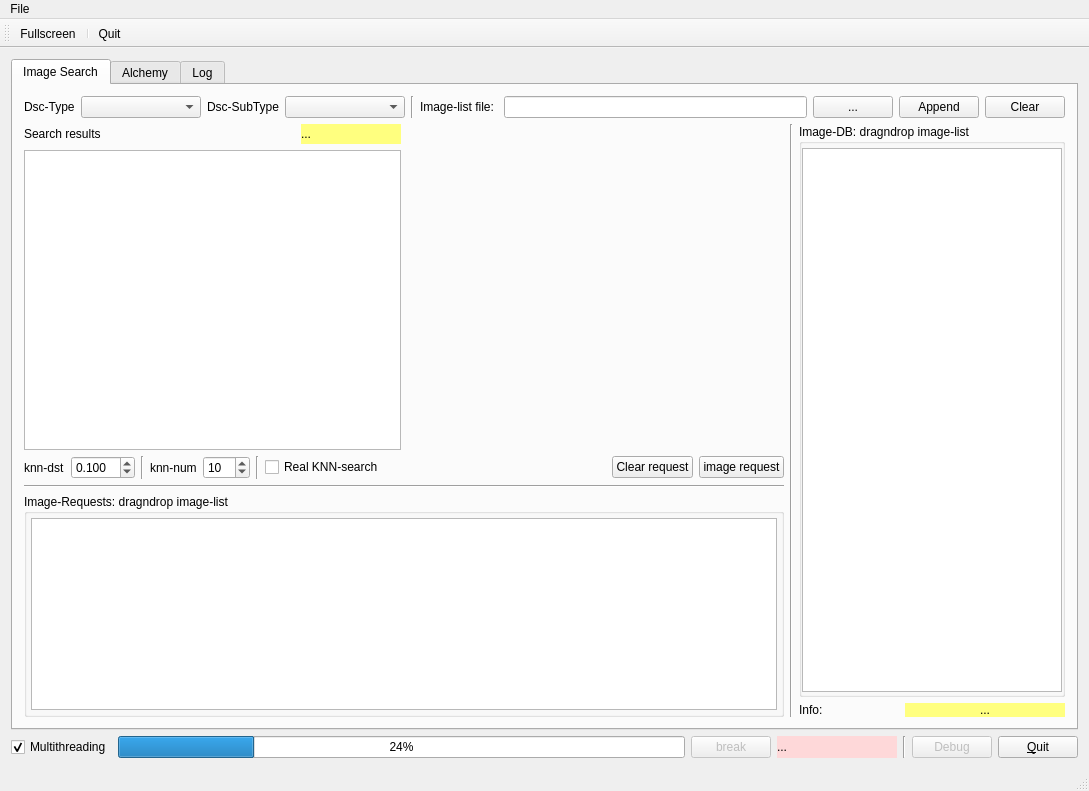
<?xml version="1.0" encoding="UTF-8"?>
<ui version="4.0">
 <class>MainWindow</class>
 <widget class="QMainWindow" name="MainWindow">
  <property name="geometry">
   <rect>
    <x>0</x>
    <y>0</y>
    <width>1089</width>
    <height>791</height>
   </rect>
  </property>
  <property name="windowTitle">
   <string>MainWindow</string>
  </property>
  <property name="windowIcon">
   <iconset resource="images.qrc">
    <normaloff>:/img/img_eipi</normaloff>:/img/img_eipi</iconset>
  </property>
  <widget class="QWidget" name="centralWidget">
   <layout class="QVBoxLayout" name="verticalLayout_4">
    <item>
     <widget class="QTabWidget" name="tabWidget">
      <property name="currentIndex">
       <number>0</number>
      </property>
      <property name="iconSize">
       <size>
        <width>32</width>
        <height>32</height>
       </size>
      </property>
      <widget class="QWidget" name="tab_Search">
       <attribute name="icon">
        <iconset resource="images.qrc">
         <normaloff>:/img/img_find</normaloff>:/img/img_find</iconset>
       </attribute>
       <attribute name="title">
        <string>Image Search</string>
       </attribute>
       <layout class="QVBoxLayout" name="verticalLayout_8">
        <item>
         <layout class="QHBoxLayout" name="horizontalLayout_2">
          <item>
           <widget class="QLabel" name="label_6">
            <property name="text">
             <string>Dsc-Type</string>
            </property>
           </widget>
          </item>
          <item>
           <widget class="QComboBox" name="comboBoxDscTypes">
            <property name="minimumSize">
             <size>
              <width>120</width>
              <height>0</height>
             </size>
            </property>
           </widget>
          </item>
          <item>
           <widget class="QLabel" name="label_8">
            <property name="text">
             <string>Dsc-SubType</string>
            </property>
           </widget>
          </item>
          <item>
           <widget class="QComboBox" name="comboBoxDscSubTypes">
            <property name="minimumSize">
             <size>
              <width>120</width>
              <height>0</height>
             </size>
            </property>
           </widget>
          </item>
          <item>
           <widget class="Line" name="line_6">
            <property name="orientation">
             <enum>Qt::Vertical</enum>
            </property>
           </widget>
          </item>
          <item>
           <widget class="QLabel" name="label_3">
            <property name="text">
             <string>Image-list file: </string>
            </property>
           </widget>
          </item>
          <item>
           <widget class="QLineEdit" name="lineEditPathToImagesCSV">
            <property name="enabled">
             <bool>true</bool>
            </property>
            <property name="readOnly">
             <bool>true</bool>
            </property>
           </widget>
          </item>
          <item>
           <widget class="QPushButton" name="pushButtonSelectImageCSV">
            <property name="text">
             <string>...</string>
            </property>
           </widget>
          </item>
          <item>
           <widget class="QPushButton" name="pushButtonAppendImagesFromCSV">
            <property name="text">
             <string>Append</string>
            </property>
           </widget>
          </item>
          <item>
           <widget class="QPushButton" name="pushButtonClearImageDB">
            <property name="text">
             <string>Clear</string>
            </property>
           </widget>
          </item>
         </layout>
        </item>
        <item>
         <layout class="QHBoxLayout" name="horizontalLayout_5">
          <item>
           <layout class="QVBoxLayout" name="verticalLayout">
            <item>
             <layout class="QHBoxLayout" name="horizontalLayout_11">
              <item>
               <layout class="QVBoxLayout" name="verticalLayout_3">
                <item>
                 <layout class="QHBoxLayout" name="horizontalLayout_10">
                  <item>
                   <widget class="QLabel" name="label_7">
                    <property name="text">
                     <string>Search results</string>
                    </property>
                   </widget>
                  </item>
                  <item>
                   <spacer name="horizontalSpacer_2">
                    <property name="orientation">
                     <enum>Qt::Horizontal</enum>
                    </property>
                    <property name="sizeHint" stdset="0">
                     <size>
                      <width>40</width>
                      <height>20</height>
                     </size>
                    </property>
                   </spacer>
                  </item>
                  <item>
                   <widget class="QLabel" name="labelRequestStatus">
                    <property name="minimumSize">
                     <size>
                      <width>100</width>
                      <height>0</height>
                     </size>
                    </property>
                    <property name="styleSheet">
                     <string notr="true">background-color: rgb(255, 255, 127);</string>
                    </property>
                    <property name="text">
                     <string>...</string>
                    </property>
                   </widget>
                  </item>
                 </layout>
                </item>
                <item>
                 <widget class="QListWidget" name="listWidgetRequestResults">
                  <property name="iconSize">
                   <size>
                    <width>128</width>
                    <height>128</height>
                   </size>
                  </property>
                  <property name="viewMode">
                   <enum>QListView::IconMode</enum>
                  </property>
                 </widget>
                </item>
               </layout>
              </item>
              <item>
               <widget class="QLabel" name="labelSelectedImageRequest">
                <property name="sizePolicy">
                 <sizepolicy hsizetype="Expanding" vsizetype="Expanding">
                  <horstretch>0</horstretch>
                  <verstretch>0</verstretch>
                 </sizepolicy>
                </property>
                <property name="minimumSize">
                 <size>
                  <width>200</width>
                  <height>200</height>
                 </size>
                </property>
                <property name="maximumSize">
                 <size>
                  <width>400</width>
                  <height>400</height>
                 </size>
                </property>
                <property name="text">
                 <string/>
                </property>
                <property name="pixmap">
                 <pixmap resource="images.qrc">:/img/img_eipi</pixmap>
                </property>
                <property name="scaledContents">
                 <bool>false</bool>
                </property>
                <property name="alignment">
                 <set>Qt::AlignCenter</set>
                </property>
                <property name="indent">
                 <number>-1</number>
                </property>
               </widget>
              </item>
             </layout>
            </item>
            <item>
             <layout class="QHBoxLayout" name="horizontalLayout_3">
              <item>
               <widget class="QLabel" name="label">
                <property name="text">
                 <string>knn-dst</string>
                </property>
               </widget>
              </item>
              <item>
               <widget class="QDoubleSpinBox" name="doubleSpinBoxKNNDst">
                <property name="decimals">
                 <number>3</number>
                </property>
                <property name="singleStep">
                 <double>0.100000000000000</double>
                </property>
                <property name="value">
                 <double>0.100000000000000</double>
                </property>
               </widget>
              </item>
              <item>
               <widget class="Line" name="line_4">
                <property name="orientation">
                 <enum>Qt::Vertical</enum>
                </property>
               </widget>
              </item>
              <item>
               <widget class="QLabel" name="label_2">
                <property name="text">
                 <string>knn-num</string>
                </property>
               </widget>
              </item>
              <item>
               <widget class="QSpinBox" name="spinBoxKNNMaxNum">
                <property name="minimum">
                 <number>1</number>
                </property>
                <property name="maximum">
                 <number>999</number>
                </property>
                <property name="value">
                 <number>10</number>
                </property>
               </widget>
              </item>
              <item>
               <widget class="Line" name="line_7">
                <property name="orientation">
                 <enum>Qt::Vertical</enum>
                </property>
               </widget>
              </item>
              <item>
               <widget class="QCheckBox" name="checkBoxUseRealKNN">
                <property name="text">
                 <string>Real KNN-search</string>
                </property>
               </widget>
              </item>
              <item>
               <spacer name="horizontalSpacer">
                <property name="orientation">
                 <enum>Qt::Horizontal</enum>
                </property>
                <property name="sizeHint" stdset="0">
                 <size>
                  <width>40</width>
                  <height>20</height>
                 </size>
                </property>
               </spacer>
              </item>
              <item>
               <widget class="QPushButton" name="pushButtonClearImageRequest">
                <property name="text">
                 <string>Clear request</string>
                </property>
               </widget>
              </item>
              <item>
               <widget class="QPushButton" name="pushButtonRequest">
                <property name="text">
                 <string>image request</string>
                </property>
               </widget>
              </item>
             </layout>
            </item>
            <item>
             <widget class="Line" name="line_3">
              <property name="orientation">
               <enum>Qt::Horizontal</enum>
              </property>
             </widget>
            </item>
            <item>
             <widget class="QGroupBox" name="groupBox">
              <property name="title">
               <string>Image-Requests: dragndrop image-list</string>
              </property>
              <property name="flat">
               <bool>true</bool>
              </property>
              <property name="checkable">
               <bool>false</bool>
              </property>
              <layout class="QVBoxLayout" name="verticalLayout_9">
               <property name="spacing">
                <number>6</number>
               </property>
               <property name="margin">
                <number>4</number>
               </property>
               <item>
                <widget class="DragListView" name="listViewRequestImages">
                 <property name="sizePolicy">
                  <sizepolicy hsizetype="Expanding" vsizetype="Preferred">
                   <horstretch>0</horstretch>
                   <verstretch>0</verstretch>
                  </sizepolicy>
                 </property>
                 <property name="flow">
                  <enum>QListView::LeftToRight</enum>
                 </property>
                </widget>
               </item>
              </layout>
             </widget>
            </item>
           </layout>
          </item>
          <item>
           <widget class="Line" name="line_5">
            <property name="orientation">
             <enum>Qt::Vertical</enum>
            </property>
           </widget>
          </item>
          <item>
           <layout class="QVBoxLayout" name="verticalLayout_2">
            <item>
             <widget class="QGroupBox" name="groupBox_2">
              <property name="title">
               <string>Image-DB: dragndrop image-list</string>
              </property>
              <layout class="QVBoxLayout" name="verticalLayout_10">
               <property name="spacing">
                <number>2</number>
               </property>
               <property name="leftMargin">
                <number>0</number>
               </property>
               <property name="topMargin">
                <number>4</number>
               </property>
               <property name="rightMargin">
                <number>0</number>
               </property>
               <property name="bottomMargin">
                <number>2</number>
               </property>
               <item>
                <widget class="DragListView" name="listViewImageDB">
                 <property name="sizePolicy">
                  <sizepolicy hsizetype="Preferred" vsizetype="Expanding">
                   <horstretch>0</horstretch>
                   <verstretch>0</verstretch>
                  </sizepolicy>
                 </property>
                 <property name="acceptDrops">
                  <bool>true</bool>
                 </property>
                </widget>
               </item>
              </layout>
             </widget>
            </item>
            <item>
             <layout class="QHBoxLayout" name="horizontalLayout_4">
              <item>
               <widget class="QLabel" name="label_4">
                <property name="sizePolicy">
                 <sizepolicy hsizetype="Preferred" vsizetype="Preferred">
                  <horstretch>0</horstretch>
                  <verstretch>0</verstretch>
                 </sizepolicy>
                </property>
                <property name="minimumSize">
                 <size>
                  <width>100</width>
                  <height>0</height>
                 </size>
                </property>
                <property name="text">
                 <string>Info:   </string>
                </property>
               </widget>
              </item>
              <item>
               <widget class="QLabel" name="labelListStatus">
                <property name="sizePolicy">
                 <sizepolicy hsizetype="Preferred" vsizetype="Preferred">
                  <horstretch>0</horstretch>
                  <verstretch>0</verstretch>
                 </sizepolicy>
                </property>
                <property name="minimumSize">
                 <size>
                  <width>160</width>
                  <height>0</height>
                 </size>
                </property>
                <property name="styleSheet">
                 <string notr="true">background-color: rgb(255, 255, 127);</string>
                </property>
                <property name="text">
                 <string>...</string>
                </property>
                <property name="alignment">
                 <set>Qt::AlignCenter</set>
                </property>
               </widget>
              </item>
             </layout>
            </item>
           </layout>
          </item>
         </layout>
        </item>
       </layout>
      </widget>
      <widget class="QWidget" name="tab_Alchemy">
       <attribute name="icon">
        <iconset resource="images.qrc">
         <normaloff>:/img/img_monkey</normaloff>:/img/img_monkey</iconset>
       </attribute>
       <attribute name="title">
        <string>Alchemy</string>
       </attribute>
       <layout class="QVBoxLayout" name="verticalLayout_6">
        <item>
         <layout class="QHBoxLayout" name="horizontalLayout_6">
          <item>
           <widget class="QCheckBox" name="checkBoxAlchemyRecSearch">
            <property name="text">
             <string>Recursive search</string>
            </property>
           </widget>
          </item>
          <item>
           <widget class="QLineEdit" name="lineEditGenImageList">
            <property name="readOnly">
             <bool>true</bool>
            </property>
           </widget>
          </item>
          <item>
           <widget class="QPushButton" name="pushButtonSaveGenImageList">
            <property name="enabled">
             <bool>false</bool>
            </property>
            <property name="text">
             <string>Accept and Save</string>
            </property>
           </widget>
          </item>
         </layout>
        </item>
        <item>
         <layout class="QHBoxLayout" name="horizontalLayout_8">
          <item>
           <layout class="QVBoxLayout" name="verticalLayout_5">
            <property name="sizeConstraint">
             <enum>QLayout::SetDefaultConstraint</enum>
            </property>
            <item>
             <widget class="DragLabel" name="labelDraDirList">
              <property name="sizePolicy">
               <sizepolicy hsizetype="Preferred" vsizetype="Fixed">
                <horstretch>0</horstretch>
                <verstretch>0</verstretch>
               </sizepolicy>
              </property>
              <property name="minimumSize">
               <size>
                <width>300</width>
                <height>300</height>
               </size>
              </property>
              <property name="maximumSize">
               <size>
                <width>99999</width>
                <height>300</height>
               </size>
              </property>
              <property name="toolTip">
               <string>&lt;html&gt;&lt;head/&gt;&lt;body&gt;&lt;p align=&quot;center&quot;&gt;&lt;img src=&quot;:/img/img_important&quot;/&gt;&lt;/p&gt;&lt;p align=&quot;center&quot;&gt;Please, &lt;span style=&quot; font-weight:600;&quot;&gt;drag-and-drop&lt;/span&gt;&lt;/p&gt;&lt;p align=&quot;center&quot;&gt;directory with images&lt;/p&gt;&lt;p align=&quot;center&quot;&gt;on this icon&lt;/p&gt;&lt;/body&gt;&lt;/html&gt;</string>
              </property>
              <property name="styleSheet">
               <string notr="true">selection-background-color: rgb(185, 185, 185);</string>
              </property>
              <property name="text">
               <string/>
              </property>
              <property name="pixmap">
               <pixmap resource="images.qrc">:/img/dnd_wait</pixmap>
              </property>
              <property name="scaledContents">
               <bool>false</bool>
              </property>
              <property name="alignment">
               <set>Qt::AlignCenter</set>
              </property>
             </widget>
            </item>
            <item>
             <layout class="QHBoxLayout" name="horizontalLayout_7">
              <item>
               <widget class="QLabel" name="label_5">
                <property name="text">
                 <string>Info:</string>
                </property>
               </widget>
              </item>
              <item>
               <widget class="QLabel" name="labelAlchemyStatus">
                <property name="sizePolicy">
                 <sizepolicy hsizetype="Expanding" vsizetype="Preferred">
                  <horstretch>0</horstretch>
                  <verstretch>0</verstretch>
                 </sizepolicy>
                </property>
                <property name="minimumSize">
                 <size>
                  <width>0</width>
                  <height>30</height>
                 </size>
                </property>
                <property name="styleSheet">
                 <string notr="true">background-color: rgb(214, 219, 238);</string>
                </property>
                <property name="text">
                 <string>...</string>
                </property>
                <property name="alignment">
                 <set>Qt::AlignCenter</set>
                </property>
               </widget>
              </item>
             </layout>
            </item>
            <item>
             <widget class="QPushButton" name="pushButton_3">
              <property name="text">
               <string>Clear dropped images</string>
              </property>
             </widget>
            </item>
            <item>
             <spacer name="verticalSpacer">
              <property name="orientation">
               <enum>Qt::Vertical</enum>
              </property>
              <property name="sizeHint" stdset="0">
               <size>
                <width>20</width>
                <height>40</height>
               </size>
              </property>
             </spacer>
            </item>
           </layout>
          </item>
          <item>
           <widget class="Line" name="line_2">
            <property name="orientation">
             <enum>Qt::Vertical</enum>
            </property>
           </widget>
          </item>
          <item>
           <widget class="QListView" name="listViewAlchemy">
            <property name="iconSize">
             <size>
              <width>256</width>
              <height>256</height>
             </size>
            </property>
           </widget>
          </item>
         </layout>
        </item>
       </layout>
      </widget>
      <widget class="QWidget" name="tab_Log">
       <attribute name="icon">
        <iconset resource="images.qrc">
         <normaloff>:/img/img_info</normaloff>:/img/img_info</iconset>
       </attribute>
       <attribute name="title">
        <string>Log</string>
       </attribute>
       <layout class="QHBoxLayout" name="horizontalLayout_9">
        <item>
         <layout class="QVBoxLayout" name="verticalLayout_7">
          <item>
           <widget class="QPushButton" name="pushButton">
            <property name="minimumSize">
             <size>
              <width>200</width>
              <height>0</height>
             </size>
            </property>
            <property name="text">
             <string>Clear</string>
            </property>
           </widget>
          </item>
          <item>
           <widget class="QPushButton" name="pushButton_2">
            <property name="enabled">
             <bool>false</bool>
            </property>
            <property name="text">
             <string>Save</string>
            </property>
           </widget>
          </item>
          <item>
           <spacer name="verticalSpacer_2">
            <property name="orientation">
             <enum>Qt::Vertical</enum>
            </property>
            <property name="sizeHint" stdset="0">
             <size>
              <width>20</width>
              <height>40</height>
             </size>
            </property>
           </spacer>
          </item>
         </layout>
        </item>
        <item>
         <widget class="QPlainTextEdit" name="plainTextEdit">
          <property name="readOnly">
           <bool>true</bool>
          </property>
         </widget>
        </item>
       </layout>
      </widget>
     </widget>
    </item>
    <item>
     <layout class="QHBoxLayout" name="horizontalLayout">
      <item>
       <widget class="QCheckBox" name="checkBoxMultiThreading">
        <property name="text">
         <string>Multithreading</string>
        </property>
        <property name="checked">
         <bool>true</bool>
        </property>
       </widget>
      </item>
      <item>
       <widget class="QProgressBar" name="progressBar">
        <property name="value">
         <number>24</number>
        </property>
       </widget>
      </item>
      <item>
       <widget class="QPushButton" name="pushButtonBreackThread">
        <property name="enabled">
         <bool>false</bool>
        </property>
        <property name="text">
         <string>break</string>
        </property>
       </widget>
      </item>
      <item>
       <widget class="QLabel" name="labelStatusInfo">
        <property name="sizePolicy">
         <sizepolicy hsizetype="Preferred" vsizetype="Preferred">
          <horstretch>0</horstretch>
          <verstretch>0</verstretch>
         </sizepolicy>
        </property>
        <property name="minimumSize">
         <size>
          <width>120</width>
          <height>0</height>
         </size>
        </property>
        <property name="styleSheet">
         <string notr="true">background-color: rgb(254, 216, 217);</string>
        </property>
        <property name="text">
         <string>...</string>
        </property>
       </widget>
      </item>
      <item>
       <widget class="Line" name="line">
        <property name="orientation">
         <enum>Qt::Vertical</enum>
        </property>
       </widget>
      </item>
      <item>
       <widget class="QPushButton" name="pushButton_4">
        <property name="enabled">
         <bool>false</bool>
        </property>
        <property name="text">
         <string>Debug</string>
        </property>
       </widget>
      </item>
      <item>
       <widget class="QPushButton" name="pushButtonQuit">
        <property name="text">
         <string>&amp;Quit</string>
        </property>
       </widget>
      </item>
     </layout>
    </item>
   </layout>
  </widget>
  <widget class="QMenuBar" name="menuBar">
   <property name="geometry">
    <rect>
     <x>0</x>
     <y>0</y>
     <width>1089</width>
     <height>25</height>
    </rect>
   </property>
   <widget class="QMenu" name="menuFile">
    <property name="title">
     <string>File</string>
    </property>
    <addaction name="action_Fullscreen"/>
    <addaction name="separator"/>
    <addaction name="action_Quit"/>
   </widget>
   <addaction name="menuFile"/>
  </widget>
  <widget class="QToolBar" name="mainToolBar">
   <attribute name="toolBarArea">
    <enum>TopToolBarArea</enum>
   </attribute>
   <attribute name="toolBarBreak">
    <bool>false</bool>
   </attribute>
   <addaction name="action_Fullscreen"/>
   <addaction name="separator"/>
   <addaction name="action_Quit"/>
  </widget>
  <widget class="QStatusBar" name="statusBar"/>
  <action name="action_Quit">
   <property name="icon">
    <iconset resource="images.qrc">
     <normaloff>:/img/img_exit</normaloff>:/img/img_exit</iconset>
   </property>
   <property name="text">
    <string>&amp;Quit</string>
   </property>
   <property name="shortcut">
    <string>Ctrl+Q</string>
   </property>
  </action>
  <action name="action_Fullscreen">
   <property name="checkable">
    <bool>true</bool>
   </property>
   <property name="icon">
    <iconset resource="images.qrc">
     <normaloff>:/img/img_fullscreen</normaloff>:/img/img_fullscreen</iconset>
   </property>
   <property name="text">
    <string>&amp;Fullscreen</string>
   </property>
   <property name="shortcut">
    <string>Ctrl+F</string>
   </property>
  </action>
 </widget>
 <layoutdefault spacing="6" margin="11"/>
 <customwidgets>
  <customwidget>
   <class>DragLabel</class>
   <extends>QLabel</extends>
   <header>draglabel.h</header>
  </customwidget>
  <customwidget>
   <class>DragListView</class>
   <extends>QListView</extends>
   <header>draglistview.h</header>
  </customwidget>
 </customwidgets>
 <resources>
  <include location="images.qrc"/>
 </resources>
 <connections>
  <connection>
   <sender>pushButtonQuit</sender>
   <signal>clicked()</signal>
   <receiver>MainWindow</receiver>
   <slot>close()</slot>
   <hints>
    <hint type="sourcelabel">
     <x>870</x>
     <y>675</y>
    </hint>
    <hint type="destinationlabel">
     <x>863</x>
     <y>688</y>
    </hint>
   </hints>
  </connection>
  <connection>
   <sender>pushButton</sender>
   <signal>clicked()</signal>
   <receiver>plainTextEdit</receiver>
   <slot>clear()</slot>
   <hints>
    <hint type="sourcelabel">
     <x>117</x>
     <y>119</y>
    </hint>
    <hint type="destinationlabel">
     <x>359</x>
     <y>167</y>
    </hint>
   </hints>
  </connection>
 </connections>
</ui>
